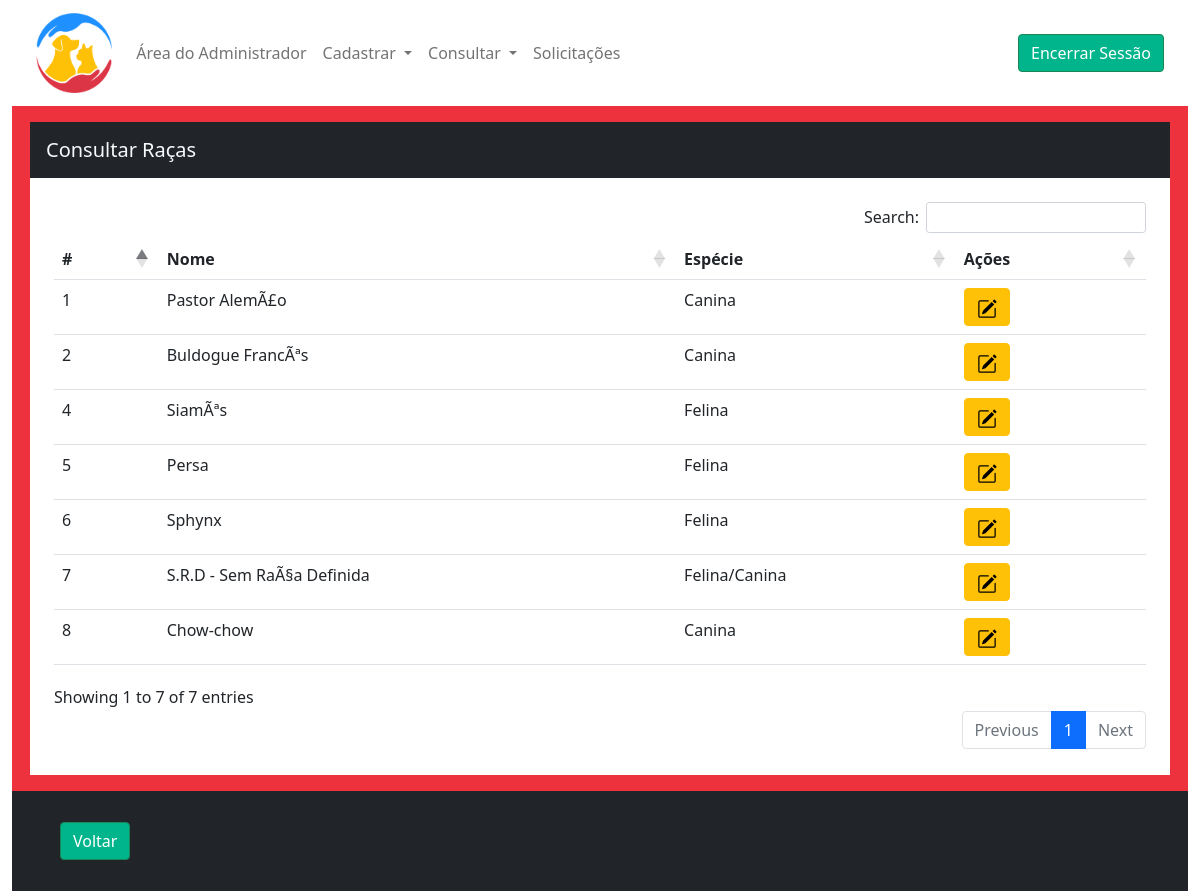
Page /consulta-raca (signed in) on the earlier database version.
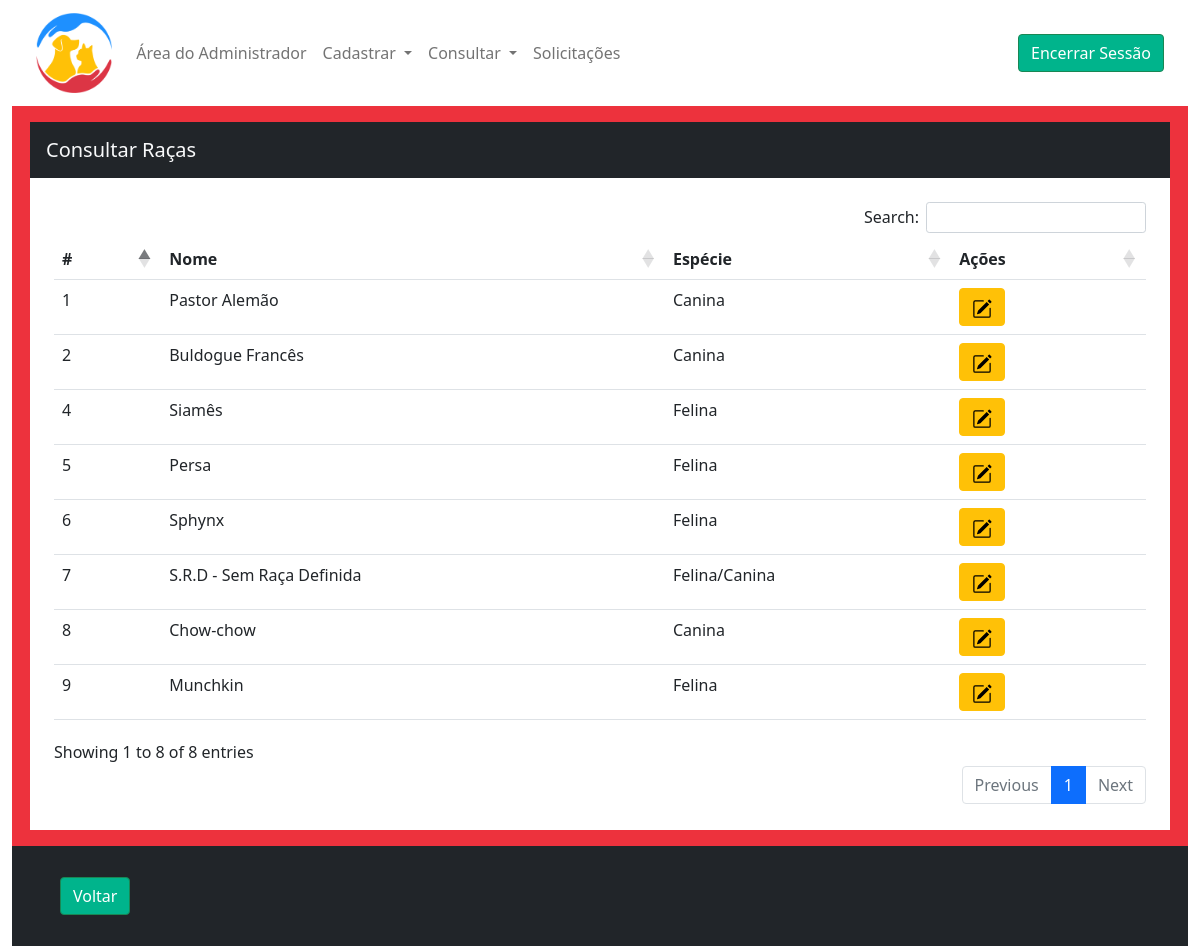
Same page on the later database version.
### tables this page shows
CREATE TABLE `raca` (
  `idraca` int(11) NOT NULL,
  `raca` varchar(30) NOT NULL,
  `tipoespecie` tinyint(4) NOT NULL COMMENT '0 pra cachorro; 1 pra gato; 2 para os dois'
);

### model/Raca.php (called while the page is built, shortened)
<?php
    class Raca
    {
        function consultar()
        {
            $con = Conexao::conectar();
            $cmd = $con->prepare("SELECT * FROM raca");
            $cmd->execute();
            return $cmd->fetchAll(PDO::FETCH_OBJ);
        }
    }
?>

### view/consultaRaca.php (the view, shortened to what this page needs)
<!DOCTYPE html>
<html lang="pt-br">
<head>
    <link rel="stylesheet" type="text/css" href="https://cdnjs.cloudflare.com/ajax/libs/twitter-bootstrap/5.1.3/css/bootstrap.min.css">
    <link rel="stylesheet" type="text/css" href="https://cdn.datatables.net/buttons/2.2.3/css/buttons.dataTables.min.css">
    <link rel="stylesheet" type="text/css" href="https://cdn.datatables.net/1.12.1/css/dataTables.bootstrap5.min.css">
    <link rel="stylesheet" type="text/css" href="https://cdn.datatables.net/responsive/2.3.0/css/responsive.dataTables.min.css"/>
    <?php include_once "head.php";?>
</head>
<body>
    <div class="container-fluid d-grid min-vh-100 corpo">
        <?php  include_once "menuControle.php";?>
        <div class="bg-danger container-fluid" style="grid-area: corpo;">
            <div class="row h-100 align-items-center" style="max-width:100vw;">
                <div class="p-3">
                    <div class="container bg-dark text-light font-weight-bold p-3">
                        <h5 class="m-0">Consultar Raças</h5>
                    </div>
                    <div class="container p-sm-3 p-md-3 p-lg-4 p-3 px-0 bg-white">
                        <table id="tbRaca" class="table table-hover">
                            <thead>
                                <th>#</th>
                                <th>Nome</th>
                                <th>Espécie</th>
                                <th>Ações</th>
                            </thead>
                            <tbody>
                                <?php
                                    foreach($dadosRaca as $value)
                                    {
                                        $valorEspecie = $value->tipoespecie;
                                        $value->tipoespecie = str_replace("0", "Canina", $value->tipoespecie);
                                        $value->tipoespecie = str_replace("1", "Felina", $value->tipoespecie);
                                        $value->tipoespecie = str_replace("2", "Felina/Canina", $value->tipoespecie);
                                        echo
                                        "
                                        <tr>
                                            <td>$value->idraca</td>
                                            <td>$value->raca</td>
                                            <td>$value->tipoespecie</td>
                                            <td>
                                            <button type='button' class='btn btn-warning' data-bs-toggle='modal' data-bs-target='#modalAtualizar' data-idraca='$value->idraca' data-raca='$value->raca' data-tipoespecie='$valorEspecie'>
                                                <img src=". URL . "recursos/img/pencil-square.svg".">
                                            </button>
                                            </tr>
                                        ";
                                    }
                                ?>
                            </tbody>
                        </table>
                    </div>
                </div>
            </div>
        </div>
        <div class="container-fluid bg-dark" style="grid-area: footer;">
            <div class="row h-100 align-items-center">
                <div class="px-5">
                    <a href="<?php echo URL.'home-adm';?>" class="btn btn-success">Voltar</a>
                </div>
            </div>
        </div>
    </div>
</body>
</html>

### index.php (shortened to what this page needs)
<?php
include_once "controller/Controller.php";
if($_GET)
{
    $url = $_GET["url"];
    $url = explode("/",$url);
    switch($url[0])
    {
        case "consulta-raca":
            $adm = new Controller();
            $adm->abrirConsultaRaca();
        break;
    }
}
else
{
    $direciona = new Controller();
    $direciona->abrirInicio();
}
?>

### controller/Controller.php (shortened to what this page needs)
<?php
include_once "model/Raca.php";
class Controller
{
    function abrirConsultaRaca(){
        if($_SESSION["dadosLogin"]->nivelacesso == 2) {
            $raca = new Raca();
            $dadosRaca = $raca->consultar();
            include_once "view/consultaRaca.php";
        }
        else{ include_once "view/paginaNaoEncontrada.php"; }
    }
}
?>

### view/head.php (shortened to what this page needs)
<link rel="stylesheet" href="<?php echo URL;?>recursos/css/bootstrap.min.css">
<link rel="stylesheet" href="<?php echo URL;?>recursos/css/root.css">

### view/menuControle.php (shortened to what this page needs)
<?php
if(isset($_SESSION["dadosLogin"]))
{
    switch($_SESSION["dadosLogin"]->nivelacesso)
    {
        case 2: include_once "menuADM.php"; break;
    }
}
else{ include_once "menu.php"; }
?>

### view/menuADM.php (shortened to what this page needs)
<nav class="navbar navbar-expand-lg navbar-light bg-transparent mx-4 my-0" style="grid-area: header;">
  <a class="navbar-brand" href="<?php echo URL.'home-adm';?>"><img src="<?php echo URL.'recursos/img/LogoCP (2).png'?>" style="height: 80px;"></a>
  <div class="collapse navbar-collapse" id="conteudoNavbarSuportado">
    <ul class="navbar-nav mr-auto">
      <li class="nav-item active">
        <a class="nav-link"  href="<?php echo URL.'home-adm'; ?>">Área do Administrador</a>
      </li>
      <li class="nav-item dropdown">
        <a class="nav-link dropdown-toggle" href="#" id="navbarDropdown" role="button" data-toggle="dropdown" aria-haspopup="true" aria-expanded="false">
          Cadastrar
        </a>
      </li>
      <li class="nav-item dropdown">
        <a class="nav-link dropdown-toggle" href="#" id="navbarDropdown" role="button" data-toggle="dropdown" aria-haspopup="true" aria-expanded="false">
          Consultar
        </a>
      </li>
      <li class="nav-item active">
        <a class="nav-link"  href="<?php echo URL.'lista-solicitacao'; ?>">Solicitações</a>
      </li>
    </ul>
    <form class="form-inline ms-auto my-2 my-lg-0">
      <a href="<?php echo URL.'encerrar-sessao'; ?>" class="btn btn-success my-2 my-sm-0">Encerrar Sessão</a>
    </form>
  </div>
</nav>

### recursos/css/root.css (style rules this page uses)
:root { --azul-bonito1: #1e90ff; --azul: #1e90ff; --azul-atual: #00aff0; --azulmaisclaro: #42c0ee; --verde: #00b48c; --verdeclaro: #5edabf; --amarelo: #f8b32a; --vermelho: #ed323d; --vermelhoclaro: #ff767f; --preto: #282828; --margem: 15px; --margem-menor: 12px; --margem-minuscula: 7px; --tamanhoquadrado: 700px; --borderradius: 5px; --borda-branca: 1px solid white; --fontecorpo: 'Josefin Sans'; }
.btn-warning { color: white !important; }
.bg-danger { background-color: var(--vermelho)!important; }
.btn-success { background-color: var(--verde) !important; border-color: none !important; }

### view/head.php (style rules this page uses)
.corpo { grid-template-areas: 'header''corpo''footer'; grid-template-rows: max-content auto 100px; }

Differences in the rows shown:
changed raca id 1: raca "Pastor AlemÃ£o" → "Pastor Alemão"
changed raca id 2: raca "Buldogue FrancÃªs" → "Buldogue Francês"
changed raca id 4: raca "SiamÃªs" → "Siamês"
changed raca "Felina/Canina": raca "S.R.D - Sem RaÃ§a Definida" → "S.R.D - Sem Raça Definida"
added raca: idraca "9", raca "Munchkin", tipoespecie "Felina"
Other differences:
text written by a page script: "Search: Showing 1 to 7 of 7 entries Previous 1 Next" → "Search: Showing 1 to 8 of 8 entries Previous 1 Next"
